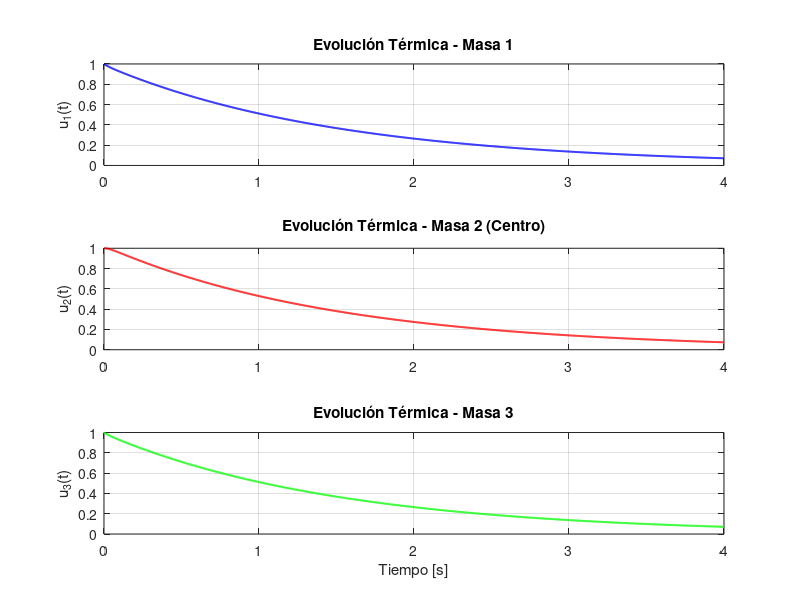
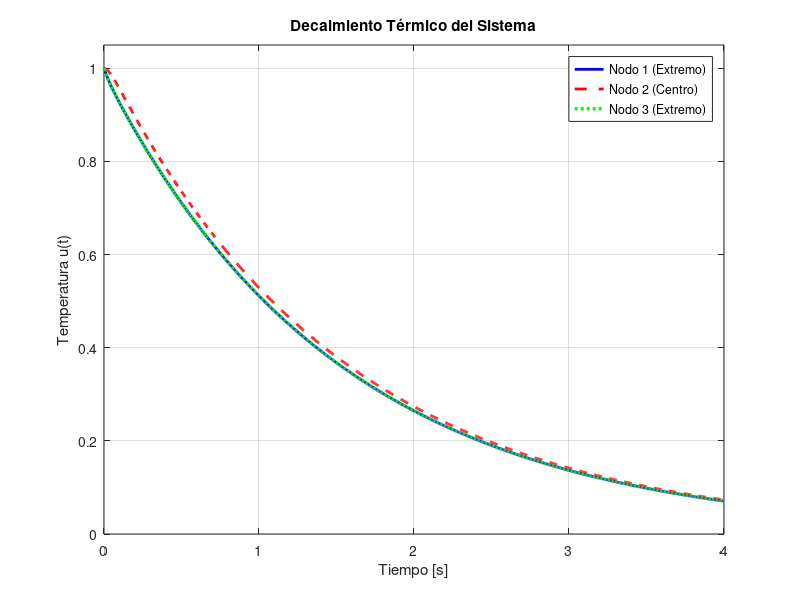

Recreate these plots in MATLAB, in order.
% 1. Matriz del sistema
K1 = [-11,  10,   0; 
       10, -20,  10; 
        0,  10, -11]; 

% 2. Autovalores y autovectores ortonormales
[Q, lambda] = eig(K1, "vector");

% 3. Condición inicial y proyección modal
u0 = [1; 1; 1];
alpha = Q' * u0;

% 4. Vector de tiempo (con t = 4 s se aprecia todo el decaimiento)
t = linspace(0, 4, 1000);

% Evaluación vectorizada
u_t = Q * (alpha .* exp(lambda * t));

% 5. Visualización: Opción en subplots limpios
figure('Color', 'w');

subplot(3, 1, 1);
plot(t, u_t(1,:), 'b', 'LineWidth', 1.4);
grid on;
ylabel('u_1(t)');
title('Evolución Térmica - Masa 1');

subplot(3, 1, 2);
plot(t, u_t(2,:), 'r', 'LineWidth', 1.4);
grid on;
ylabel('u_2(t)');
title('Evolución Térmica - Masa 2 (Centro)');

subplot(3, 1, 3);
plot(t, u_t(3,:), 'g', 'LineWidth', 1.4);
grid on;
xlabel('Tiempo [s]');
ylabel('u_3(t)');
title('Evolución Térmica - Masa 3');

% Gráfica conjunta de los 3 nodos en una sola figura
figure('Color', 'w');

plot(t, u_t(1,:), 'b-',  'LineWidth', 2.0, 'DisplayName', 'Nodo 1 (Extremo)'); hold on;
plot(t, u_t(2,:), 'r--', 'LineWidth', 2.0, 'DisplayName', 'Nodo 2 (Centro)');
plot(t, u_t(3,:), 'g:',  'LineWidth', 2.5, 'DisplayName', 'Nodo 3 (Extremo)');

grid on;
xlabel('Tiempo [s]');
ylabel('Temperatura u(t)');
title('Decaimiento Térmico del Sistema');
legend('Location', 'northeast');
ylim([0, 1.05]);
